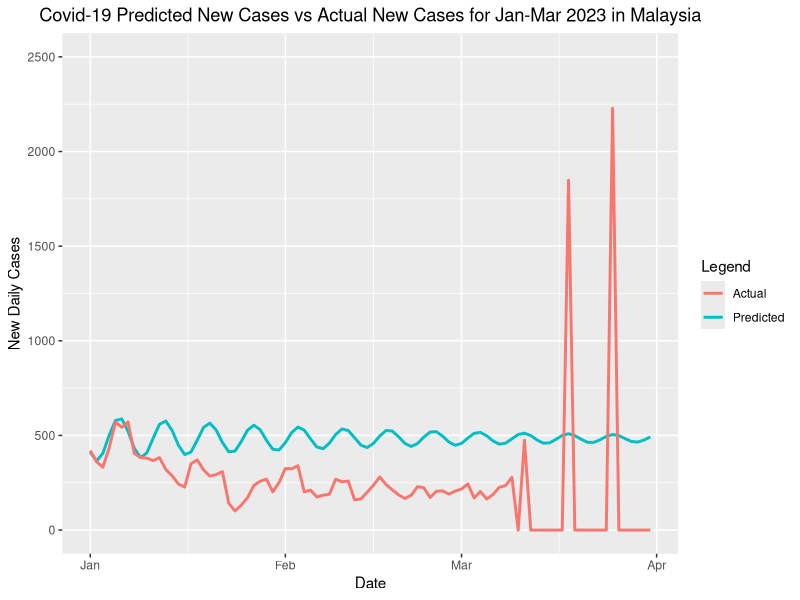

This figure's R source:
##PLOT NEW CASES ARIMA MODEL VS ACTUAL

# read actual new cases
actual = read.csv("cov_actualCase_malaysia.csv",header=TRUE,sep=",")
actual = actual[,-1]

# read predicted new cases
predict = read.csv("cov_predictCase_ARIMAmodel.csv",header=TRUE,sep=",")
predict = predict[,-1]

# create new data frame to combine predict and actual 
df_predict_actual = predict[, c("date", "cases")]
df_predict_actual = cbind(df_predict_actual, column3 = actual$New_cases)

# rename column for predict and actual new cases
colnames(df_predict_actual)[2] ="Predicted_New_Case"
colnames(df_predict_actual)[3] ="Actual_New_Case"

# import libraries to plot graph
library(ggplot2)
library(scales)
library(lubridate)

# store date, predicted and actual cases to variables
dates = as.Date(df_predict_actual$date)
pred = df_predict_actual$Predicted_New_Case
cases = df_predict_actual$Actual_New_Case


# plot graph line of predicted and actual new cases for comparison

colors = c("Predicted" = "blue", "Actual" = "red")

ggplot(df_predict_actual,aes(x=dates))+
  geom_line(aes(y=pred,color="Predicted"), linewidth = 1)+
  geom_line(aes(y=cases,color="Actual"),  linewidth = 1)+
  labs(x = "Date", y = "New Daily Cases", color = "Legend")+
  scale_y_continuous(limits = c(0, 2500), breaks = seq(0, 2500, by = 500))+
  ggtitle("Covid-19 Predicted New Cases vs Actual New Cases for Jan-Mar 2023 in Malaysia")+
  theme(plot.title = element_text(hjust = 0.5))

